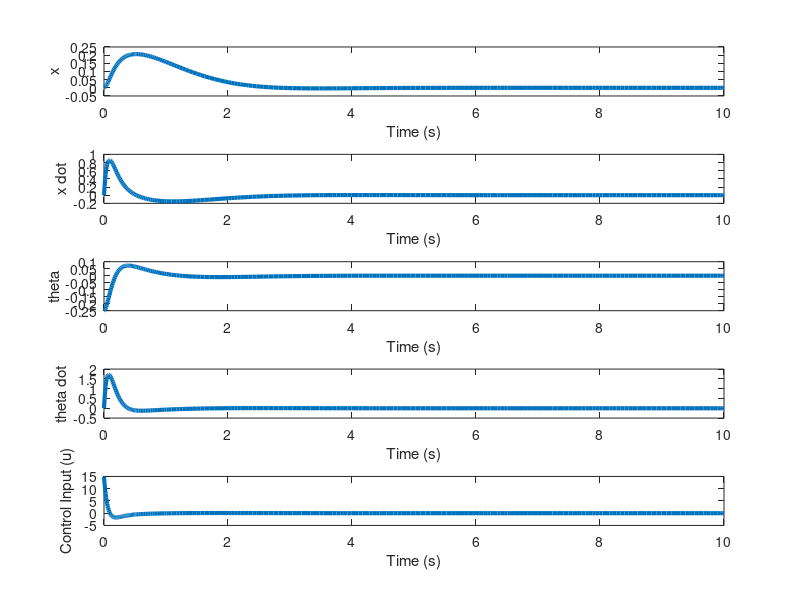

MATLAB code to generate this figure:
function cart_pendulum()
    create_controller();
end

function create_controller()
    % GET STATE SPACE MATRICES
    [A,B,C,D] = get_dynamics();

    % CALCULATE STABILITY OF EQ POINT
    disp('Stability of theta=pi:')
    disp(eig(A))

    % DESIGN LQR CONTROLLER TO KEEP PENDULUM UPRIGHT
    Q = diag([10, 1, 100, 1]);
    R = 0.1;
    K = lqr(A,B,Q,R);
    disp('LQR gain K = ')
    disp(K)

    % CLOSED LOOP SYSTEM
    A_cl = A - B*K;

    disp('Eigenvalues of (A - BK):')
    disp(eig(A_cl))

    % SIMULATION
    tspan = [0 10];
    x0 = [0; 0; -0.25; 0]; 
    [t, x] = ode45(@(t,x) (A_cl*x), tspan, x0);

    % COMPUTE CONTROL INPUT
    u = -K*x';

    % PLOTS
    figure;
    subplot(5,1,1)
    plot(t, x(:,1), 'linewidth',3)
    xlabel('Time (s)')
    ylabel('x')

    subplot(5,1,2)
    plot(t, x(:,2), 'linewidth',3)
    xlabel('Time (s)')
    ylabel('x dot')

    subplot(5,1,3)
    plot(t, x(:,3), 'linewidth',3)
    xlabel('Time (s)')
    ylabel('theta')

    subplot(5,1,4)
    plot(t, x(:,4), 'linewidth',3)
    xlabel('Time (s)')
    ylabel('theta dot')

    subplot(5,1,5)
    plot(t, u, 'linewidth',3)
    xlabel('Time (s)')
    ylabel('Control Input (u)')

    
end

function [A,B,C,D] = get_dynamics()
% DEFINE PARAMETERS
M = .5;
m = 0.2;
b = 0.1;
I = 0.006;
g = 9.8;
l = 0.3;

p = I*(M+m)+M*m*l^2;

% BUILD STATE SPACE MODEL 
    A = [0      1              0           0;
         0 -(I+m*l^2)*b/p  (m^2*g*l^2)/p   0;
         0      0              0           1;
         0 -(m*l*b)/p       m*g*l*(M+m)/p  0];
    B = [     0;
         (I+m*l^2)/p;
              0;
            m*l/p];
    C = [1 0 0 0;
         0 0 1 0];
    D = [0;
         0];
end